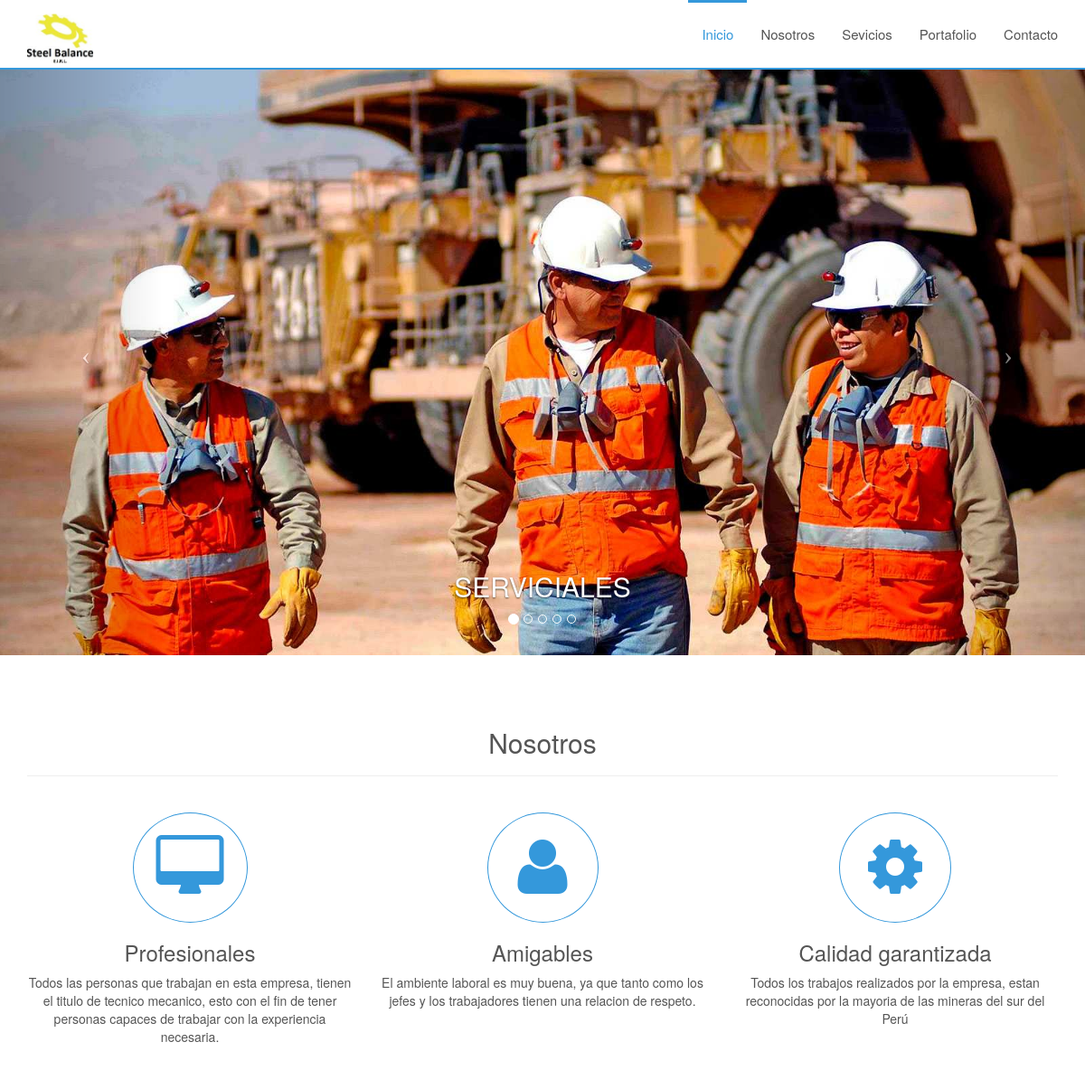
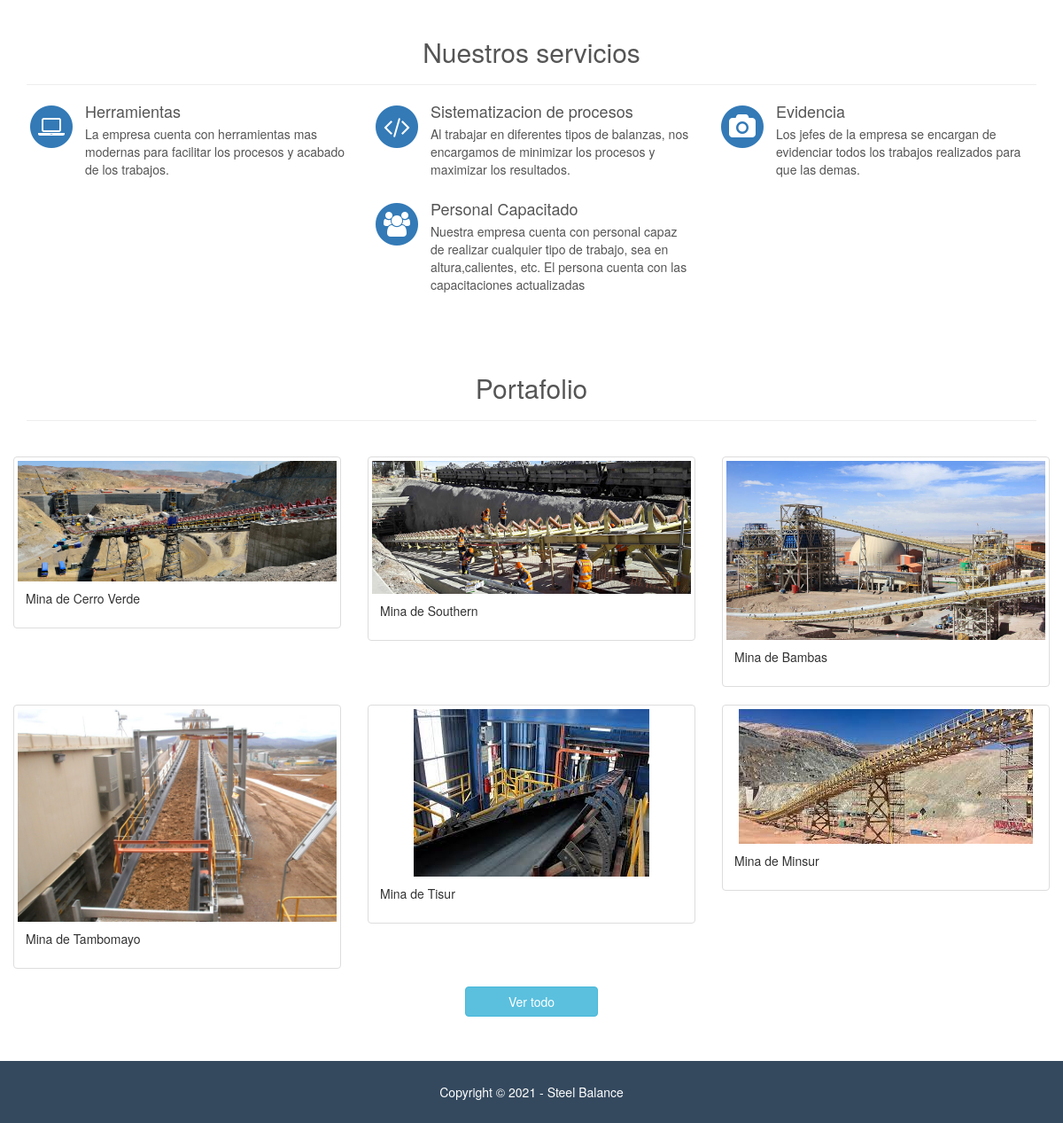
The page /home on the database its author committed (2 pictures, top to bottom).
### tables this page shows
CREATE TABLE `is_portfolio` (
  `portfolio_id` int(11) NOT NULL,
  `title` varchar(255) NOT NULL,
  `image` varchar(100) NOT NULL
);

### pages/home/view.php (the view, shortened to what this page needs)
<br><br>
<div class="row">
    <div class="col-lg-12">
        <h2 style="padding-bottom: 20px" class="page-header center">
           Nosotros
        </h2>
        <br>
    </div>
    <div class="col-lg-4 profesional center">
        <i class="fa fa-desktop"></i>
        <h3>Profesionales</h3>
        <p>Todos las personas que trabajan en esta empresa, tienen el titulo de tecnico mecanico, esto con el fin de tener personas capaces de trabajar con la experiencia necesaria.</p>
    </div>
    <div class="col-lg-4 friendly center">
        <i class="fa fa-user"></i>
        <h3>Amigables</h3>
        <p>El ambiente laboral es muy buena, ya que tanto como los jefes y los trabajadores tienen una relacion de respeto.</p>
    </div>
    <div class="col-lg-4 suitable center">
        <i class="fa fa-cog"></i>
        <h3>Calidad garantizada</h3>
        <p>Todos los trabajos realizados por la empresa, estan reconocidas por la mayoria de las mineras del sur del Perú</p>
    </div>
</div>
<br><br>
<div class="row">
    <div class="col-lg-12">
        <h2 style="padding-bottom: 20px" class="page-header center">Nuestros servicios</h2>
    </div>
    <div class="col-md-4">
        <div class="media">
            <div class="pull-left">
                <span class="fa-stack fa-2x">
                      <i class="fa fa-circle fa-stack-2x text-primary"></i>
                      <i class="fa fa-laptop fa-stack-1x fa-inverse"></i>
                </span>
            </div>
            <div class="media-body">
                <h4 class="media-heading">Herramientas</h4>
                <p>La empresa cuenta con herramientas mas modernas para facilitar los procesos y acabado de los trabajos.</p>
            </div>
        </div>
    </div>
    <div class="col-md-4">
        <div class="media">
            <div class="pull-left">
                <span class="fa-stack fa-2x">
                      <i class="fa fa-circle fa-stack-2x text-primary"></i>
                      <i class="fa fa-code fa-stack-1x fa-inverse"></i>
                </span>
            </div>
            <div class="media-body">
                <h4 class="media-heading">Sistematizacion de procesos</h4>
                <p>Al trabajar en diferentes tipos de balanzas, nos encargamos de minimizar los procesos y maximizar los resultados.</p>
            </div>
        </div>
        <div class="media">
            <div class="pull-left">
                <span class="fa-stack fa-2x">
                      <i class="fa fa-circle fa-stack-2x text-primary"></i>
                      <i class="fa fa-users fa-stack-1x fa-inverse"></i>
                </span>
            </div>
            <div class="media-body">
                <h4 class="media-heading">Personal Capacitado</h4>
                <p>Nuestra empresa cuenta con personal capaz de realizar cualquier tipo de trabajo, sea en altura,calientes, etc. El persona cuenta con las capacitaciones actualizadas</p>
            </div>
        </div>
    </div>
    <div class="col-md-4">
        <div class="media">
            <div class="pull-left">
                <span class="fa-stack fa-2x">
                      <i class="fa fa-circle fa-stack-2x text-primary"></i>
                      <i class="fa fa-camera fa-stack-1x fa-inverse"></i>
                </span>
            </div>
            <div class="media-body">
                <h4 class="media-heading">Evidencia</h4>
                <p>Los jefes de la empresa se encargan de evidenciar todos los trabajos realizados para que las demas.</p>
            </div>
        </div>
    </div>
</div>
<br><br>
<div class="row">
    <div class="col-lg-12">
        <h2 style="padding-bottom: 20px" class="page-header center">
            Portafolio
        </h2>
        <br>
    </div>
    <div class="row">
        <?php
        $query = mysqli_query($mysqli, "SELECT * FROM is_portfolio ORDER BY portfolio_id DESC LIMIT 6")
                                        or die('Hubo un error en la consulta : '.mysqli_error($mysqli));
        while($data = mysqli_fetch_assoc($query)) {
        ?>
            <div class="col-sm-4 col-md-4">
                <div class="thumbnail">
                    <a data-toggle="modal" class="open_modal" href="#" data-id="<?php echo $data['portfolio_id']; ?>">
                        <img src="images/portfolio/<?php echo $data['image']; ?>" alt="Portfolio">
                    </a>
                    <div class="caption">
                        <p><?php echo $data['title']; ?></p>
                    </div>
                </div>
            </div>
        <?php
        }
        ?>
    </div>
    <div class="row">
        <div class="col-lg-12 col-md-12 center">
            <a style="width:150px" href="portfolio" class="btn btn-info"> Ver todo</a>
        </div>
    </div>
</div>

### main.php (shortened to what this page needs)
<!DOCTYPE html>
<html lang="es">
    <head>
        <link href="assets/css/bootstrap.min.css" rel="stylesheet" type="text/css">
        <link href="assets/css/modern-business.css" rel="stylesheet" type="text/css">
        <link href="assets/font-awesome/css/font-awesome.min.css" rel="stylesheet" type="text/css">
        <link rel="stylesheet" href="assets/css/owl.carousel.css" type="text/css">
        <link href="assets/css/style.css" rel="stylesheet" type="text/css">
    </head>
    <body >
        <nav class="navbar navbar-inverse navbar-fixed-top" role="navigation">
            <div class="container">
                <div class="navbar-header">
                    <a class="navbar-brand" href="home">
                        <img src="images/LogoSB.png" height="55">
                    </a>
                </div>
                <div class="collapse navbar-collapse" id="bs-example-navbar-collapse-1">
                    <?php include "navbar-menu.php" ?>
                </div>
            </div>
        </nav>
    <?php
    if ($_GET['page']=='home') { ?>
        <header id="myCarousel" class="carousel slide">
            <ol class="carousel-indicators">
                <li data-target="#myCarousel" data-slide-to="0" class="active"></li>
                <li data-target="#myCarousel" data-slide-to="1"></li>
                <li data-target="#myCarousel" data-slide-to="2"></li>
                <li data-target="#myCarousel" data-slide-to="3"></li>
                <li data-target="#myCarousel" data-slide-to="4"></li>
            </ol>
            <div class="carousel-inner">
                <div class="item active">
                    <div class="fill" style="background-image:url('images/slide/imgen1.jpg');"></div>
                    <div class="carousel-caption">
                        <h2>SERVICIALES</h2>
                    </div>
                </div>
            </div>
            <a class="left carousel-control" href="#myCarousel" data-slide="prev">
                <span class="icon-prev"></span>
            </a>
            <a class="right carousel-control" href="#myCarousel" data-slide="next">
                <span class="icon-next"></span>
            </a>
        </header>
    <?php
    }
    ?>
        <div style="min-height:400px" class="container">
            <?php include "content.php"; ?>
        </div>
        <footer style="margin-bottom:0">
            <div class="container">
                <div class="row">
                    <div class="col-lg-12">
                        <p>Copyright &copy; 2021 - <a href="http://facturacionweb.site/">Steel Balance</a></p>
                    </div>
                </div>
            </div>
        </footer>
    </body>
</html>

### navbar-menu.php
<ul class="nav navbar-nav navbar-right">
<?php
if ($_GET["page"]=="home") { ?>
	<li class="active">
	    <a href="home"> Inicio </a>
	</li>
<?php
}
else { ?>
	<li>
        <a href="home"> Inicio </a>
    </li>
<?php
}
if ($_GET["page"]=="about") { ?>
  <li class="active">
      <a href="about"> Nosotros </a>
  </li>
<?php
}
else { ?>
  <li>
        <a href="about"> Nosotros </a>
    </li>
<?php
}
if ($_GET["page"]=="service") { ?>
  <li class="active">
        <a href="service"> Servicios </a>
    </li>
<?php
}
else { ?>
  <li>
        <a href="service"> Sevicios </a>
    </li>
<?php
}
if ($_GET["page"]=="portfolio") { ?>
  <li class="active">
        <a href="portfolio"> Portafolio </a>
    </li>
<?php
}
else { ?>
  <li>
        <a href="portfolio"> Portafolio </a>
    </li>
<?php
}
if ($_GET["page"]=="contact") { ?>
	<li class="active">
        <a href="contact"> Contacto </a>
    </li>
<?php
}
else { ?>
	<li>
        <a href="contact"> Contacto </a>
    </li>
<?php
}
?>
</ul>

### content.php (shortened to what this page needs)
<?php
if ($_GET['page'] == 'home') {
	include "pages/home/view.php";
}
?>

### assets/css/modern-business.css (style rules this page uses)
html, body { height: 100%; }
body { padding-top: 50px; }
header.carousel { height: 50%; }
header.carousel .item, header.carousel .item.active, header.carousel .carousel-inner { height: 100%; }
header.carousel .fill { width: 100%; height: 100%; background-position: center; background-size: cover; }
footer { margin: 50px 0; }

### assets/css/style.css (style rules this page uses)
body { font-family: "Helvetica Neue", Helvetica, Arial, sans-serif; font-size: 14px; line-height: 1.42857143; color: #555; background-color: #fff; }
.navbar-inverse { background-color: #ffffff; border-bottom: 2.5px solid #3498db; }
.navbar-inverse .navbar-brand { color: #3498db; }
.navbar-brand { float: left; font-size: 20px; height: 75px; line-height: 42px; padding: 15px; }
.navbar-inverse .navbar-nav > .active > a, .navbar-inverse .navbar-nav > .active > a:focus, .navbar-inverse .navbar-nav > .active > a:hover { background-color: #fff; color: #3498db; border-top: 3px solid #3498db; }
.navbar-inverse .navbar-nav > li > a { color: #555555; border-top: 3px solid #fff; }
.navbar-nav > li > a { padding-bottom: 15px; padding-top: 15px; line-height: 40px; font-size: 15px; }
header.carousel { height: 90%; }
header a { font-size: 32px; color: #fff; padding-top: 500px; }
.center { text-align: center; }
.right { text-align: right; }
.profesional i { font-size: 70px; color: #3498db; border: 1px solid #3498db; border-radius: 50%; padding: 25px 25px 25px 25px; }
.friendly i { font-size: 70px; color: #3498db; border: 1px solid #3498db; border-radius: 50%; padding: 25px 33px 25px 33px; }
.suitable i { font-size: 70px; color: #3498db; border: 1px solid #3498db; border-radius: 50%; padding: 25px 31px 25px 31px; }
footer { background: #34495e none repeat scroll 0 0; padding: 25px 0 15px 0; width: 100%; position: absolute; text-align: center; color: #fff; }
footer a { color: #fff; }
a { color: #3498db; text-decoration: none; }

### rows shown on the page
is_portfolio: image (picture), title "Mina de Cerro Verde"
is_portfolio: image (picture), title "Mina de Southern"
is_portfolio: image (picture), title "Mina de Bambas"
is_portfolio: image (picture), title "Mina de Tambomayo"
is_portfolio: image (picture), title "Mina de Tisur"
is_portfolio: image (picture), title "Mina de Minsur"
